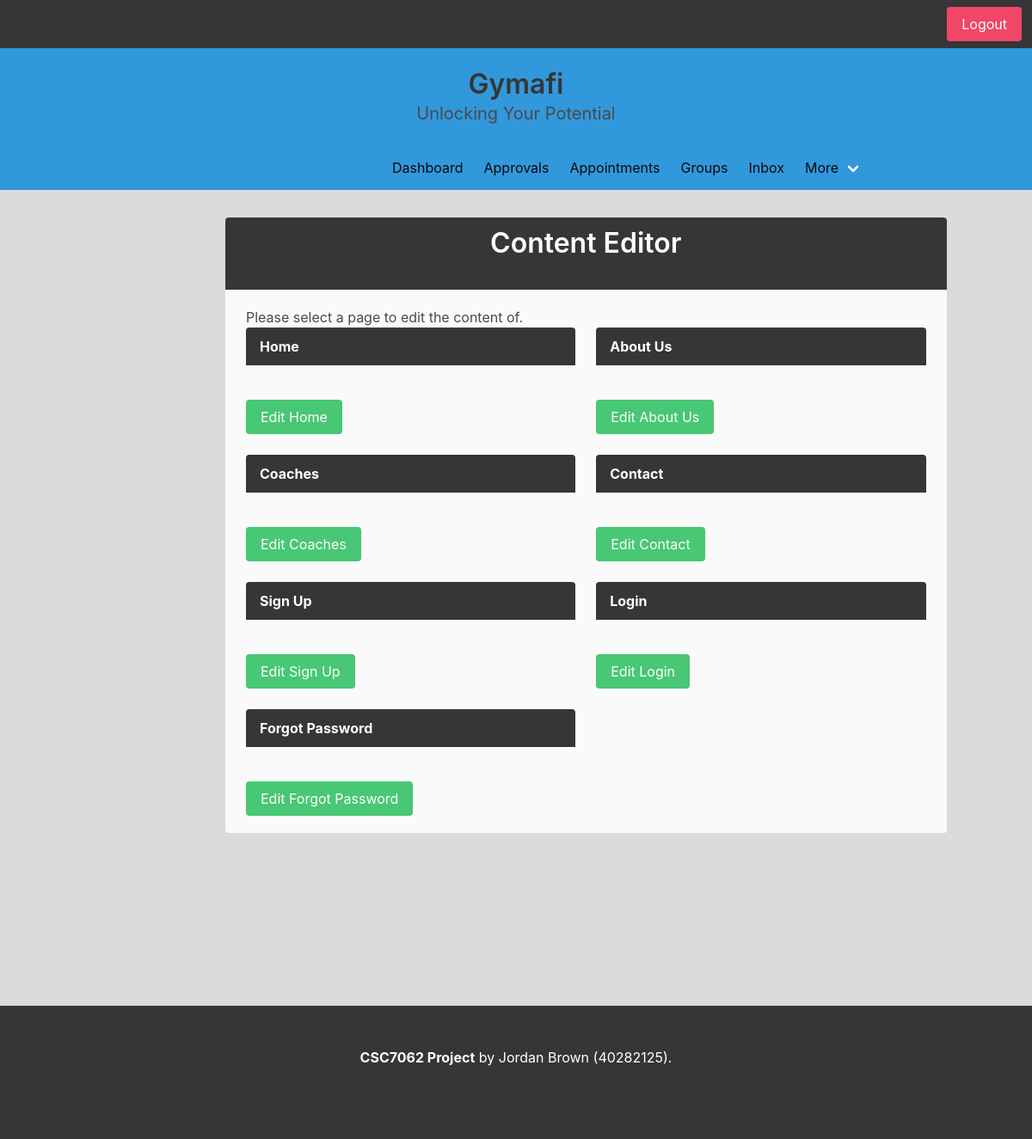
Screenshot of /admin/editcontent.php (signed in) with the database file from the repository.
### tables this page shows
CREATE TABLE `webdev_pages` (
  `id` int(11) NOT NULL,
  `page_name` varchar(255) NOT NULL,
  `content_size` int(11) NOT NULL
);

### admin/editcontent.php (the view, shortened to what this page needs)
<?php
include("../conn.php");
?>
<!DOCTYPE html>
<html>
<head>
    <link href="../styles/bulma.css" rel="stylesheet">
    <link href="../styles/lightbox.css" rel="stylesheet">
    <link href="../styles/gui.css" rel="stylesheet">
</head>
<body class="has-background-grey-lighter">
    <nav class='navbar is-dark' role='navigation' aria-label='main navigation'>
        <div class='navbar-end'>
            <div class='navbar-item'>
                <div class='buttons'>
                    <a class='button is-danger' href='../logout.php'>
                        Logout
                    </a>
                </div>
            </div>
        </div>
    </nav>
    <section class='hero is-small'>
        <div class='hero-body has-background-info'>
            <div class='container'>
                <h1 class='title myTitle'>
                    Gymafi
                </h1>
                <h2 class='subtitle myTitle'>
                    Unlocking Your Potential
                </h2>
            </div>
        </div>
    </section>
    <nav class='navbar is-info' role='navigation' aria-label='main navigation'>
        <div id='navbarBasicExample' class='navbar-menu has-background-info'>
            <div class='navbar-start myNav'>
                <a class='navbar-item has-text-black' href='../dashboard.php'>
                    Dashboard
                </a>
                <a class='navbar-item has-text-black' href='approvals.php'>
                    Approvals
                </a>
                <a class='navbar-item has-text-black' href='../appointments.php'>
                    Appointments
                </a>
                <a class='navbar-item has-text-black ' href='groups.php'>
                    Groups
                </a>
                <a class='navbar-item has-text-black' href='../inbox.php'>
                    Inbox
                </a>
                <div class="navbar-item has-dropdown is-hoverable">
                    <a class="navbar-link has-text-black">
                        More
                    </a>
                </div>
            </div>
        </div>
    </nav>
    <div id='dashColumns'>
        <div class='column is-9' id='editContentColumn'>
            <article class='message is-dark'>
                <div class='message-header'>
                    <p>
                        <h1 class='title titleHeader'>Content Editor</h1>
                    </p>
                </div>
                <div class='message-body'>
                    Please select a page to edit the content of.
                    <?php
                    $getAllPages = "SELECT * FROM webdev_pages";
                    $executeGetAllPages = $conn->query($getAllPages);
                    echo "<div class='columns'>";
                    $pageCounter = 0;
                    while ($row = $executeGetAllPages->fetch_assoc()) {
                        $pageID = $row['id'];
                        $pageName = $row['page_name'];
                        $pageContentSize = $row['content_size'];
                        echo "<div class='column'>
                        <article class='message is-dark'>
                        <form action='editcontent.php' method='POST'>
                        <div class='message-header'>
                            <p>
                            ", htmlentities($pageName, ENT_QUOTES), "
                            </p>
                        </div>";
                        echo "
                        <div class='message-body'>
                        <input type='hidden' name='pageID' value='$pageID'>
                        <input type='hidden' name='pageName' value='$pageName'>
                        <input type='hidden' name='contentSize' value='$pageContentSize'>
                        </div>
                        <input type='submit' value='Edit ", htmlentities($pageName, ENT_QUOTES), "' class='button is-success' name='editPage'></a>
                        </form>
                        </article>
                        </div>
                        ";
                        $pageCounter++;
                        if ($pageCounter % 2 == 0) {
                            echo "</div>
                            <div class='columns'>";
                        }
                    }
                    echo "
                    <div class='column'>
                    </div>
                    </div>
                        </div>";
                    ?>
                </div>
        </div>
        <div class='myFooter'>
            <footer class='footer has-background-dark alsoMyFooter' id='myFootInbox'>
                <div class='content has-text-centered has-text-white'>
                    <p>
                        <span id='boldFoot'>CSC7062 Project</span> by Jordan Brown (40282125).
                    </p>
                </div>
            </footer>
        </div>
</body>
</html>

### styles/gui.css (style rules this page uses)
.titleHeader { color: white; }
#editContentColumn { margin-left: 200px; }
#dashColumns { margin-left: 50px; margin-top: 20px; }
#myFootInbox { margin-top: 189px; }
.myNav { margin-left: 37%; }
.myTitle { text-align: center; }
.myFooter { margin-top: 30px; }
.alsoMyFooter { height: 155px; }
#boldFoot { font-weight: bold; }

### rows the page displays
webdev_pages: page_name "Home", editPage "Edit Home"
webdev_pages: page_name "About Us", editPage "Edit About Us"
webdev_pages: page_name "Coaches", editPage "Edit Coaches"
webdev_pages: page_name "Contact", editPage "Edit Contact"
webdev_pages: page_name "Sign Up", editPage "Edit Sign Up"
webdev_pages: page_name "Login", editPage "Edit Login"
webdev_pages: page_name "Forgot Password", editPage "Edit Forgot Password"
